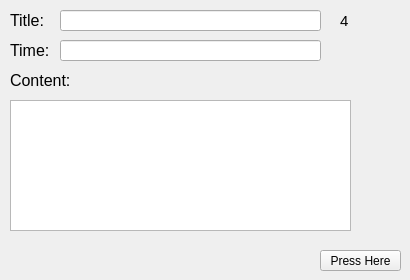
      <widget class="QWidget" name="Page4">
       <widget class="QPushButton" name="pushButton_2">
        <property name="geometry">
         <rect>
          <x>320</x>
          <y>250</y>
          <width>81</width>
          <height>21</height>
         </rect>
        </property>
        <property name="text">
         <string>Press Here</string>
        </property>
       </widget>
       <widget class="QLabel" name="label_10">
        <property name="geometry">
         <rect>
          <x>10</x>
          <y>10</y>
          <width>41</width>
          <height>21</height>
         </rect>
        </property>
        <property name="font">
         <font>
          <pointsize>12</pointsize>
         </font>
        </property>
        <property name="text">
         <string>Title:</string>
        </property>
       </widget>
       <widget class="QLabel" name="label_11">
        <property name="geometry">
         <rect>
          <x>10</x>
          <y>40</y>
          <width>41</width>
          <height>21</height>
         </rect>
        </property>
        <property name="font">
         <font>
          <pointsize>12</pointsize>
         </font>
        </property>
        <property name="text">
         <string>Time:</string>
        </property>
       </widget>
       <widget class="QLineEdit" name="title_4">
        <property name="geometry">
         <rect>
          <x>60</x>
          <y>10</y>
          <width>261</width>
          <height>21</height>
         </rect>
        </property>
        <property name="readOnly">
         <bool>true</bool>
        </property>
       </widget>
       <widget class="QLineEdit" name="time_4">
        <property name="geometry">
         <rect>
          <x>60</x>
          <y>40</y>
          <width>261</width>
          <height>21</height>
         </rect>
        </property>
        <property name="readOnly">
         <bool>true</bool>
        </property>
       </widget>
       <widget class="QLabel" name="label_12">
        <property name="geometry">
         <rect>
          <x>10</x>
          <y>70</y>
          <width>71</width>
          <height>21</height>
         </rect>
        </property>
        <property name="font">
         <font>
          <pointsize>12</pointsize>
         </font>
        </property>
        <property name="text">
         <string>Content:</string>
        </property>
       </widget>
       <widget class="QLabel" name="label_34">
        <property name="geometry">
         <rect>
          <x>340</x>
          <y>10</y>
          <width>21</width>
          <height>21</height>
         </rect>
        </property>
        <property name="font">
         <font>
          <pointsize>11</pointsize>
         </font>
        </property>
        <property name="layoutDirection">
         <enum>Qt::LeftToRight</enum>
        </property>
        <property name="frameShape">
         <enum>QFrame::NoFrame</enum>
        </property>
        <property name="text">
         <string>4</string>
        </property>
       </widget>
       <widget class="QPlainTextEdit" name="plainTextEdit_4">
        <property name="geometry">
         <rect>
          <x>10</x>
          <y>100</y>
          <width>341</width>
          <height>131</height>
         </rect>
        </property>
        <property name="readOnly">
         <bool>true</bool>
        </property>
       </widget>
      </widget>
